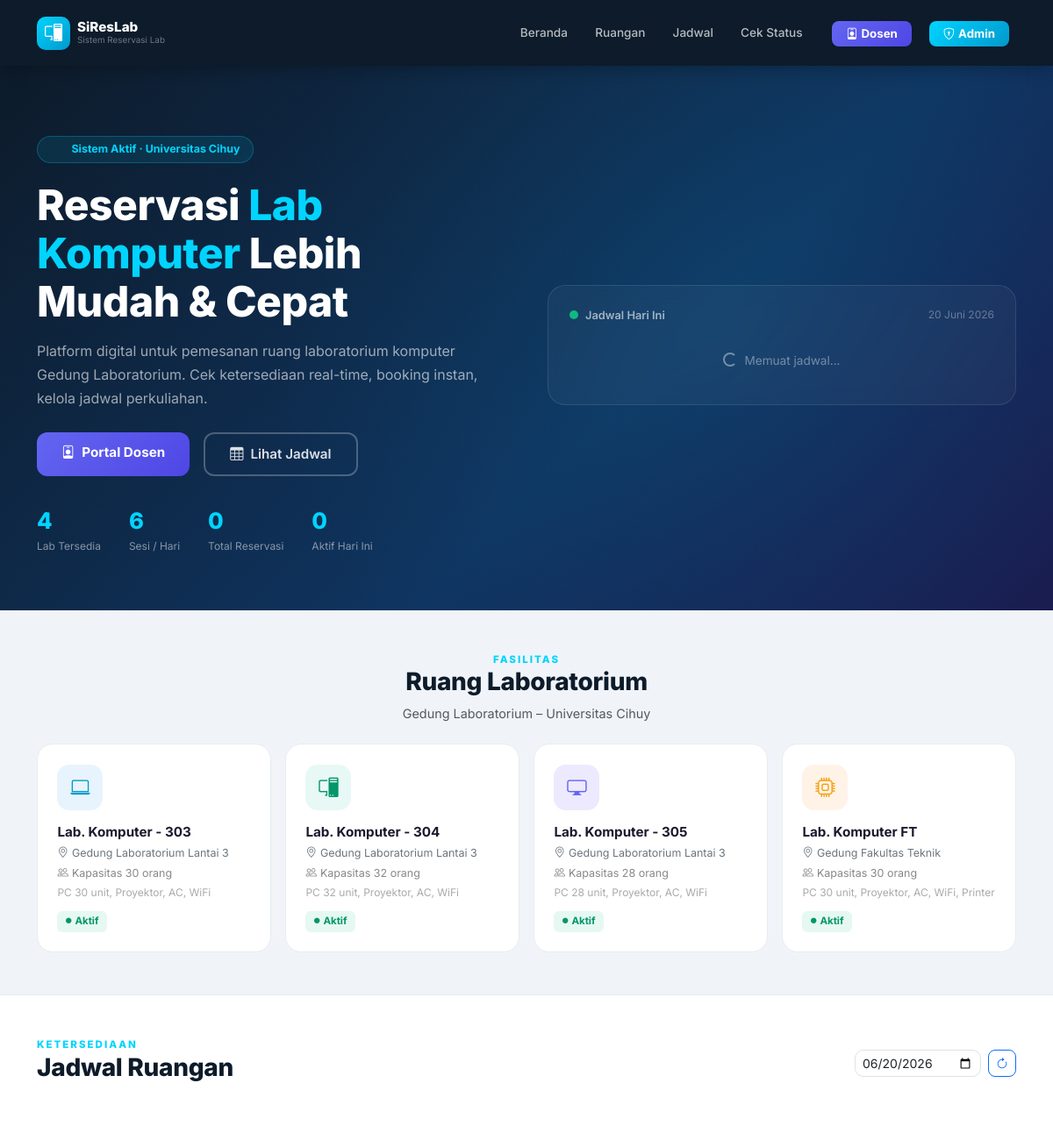
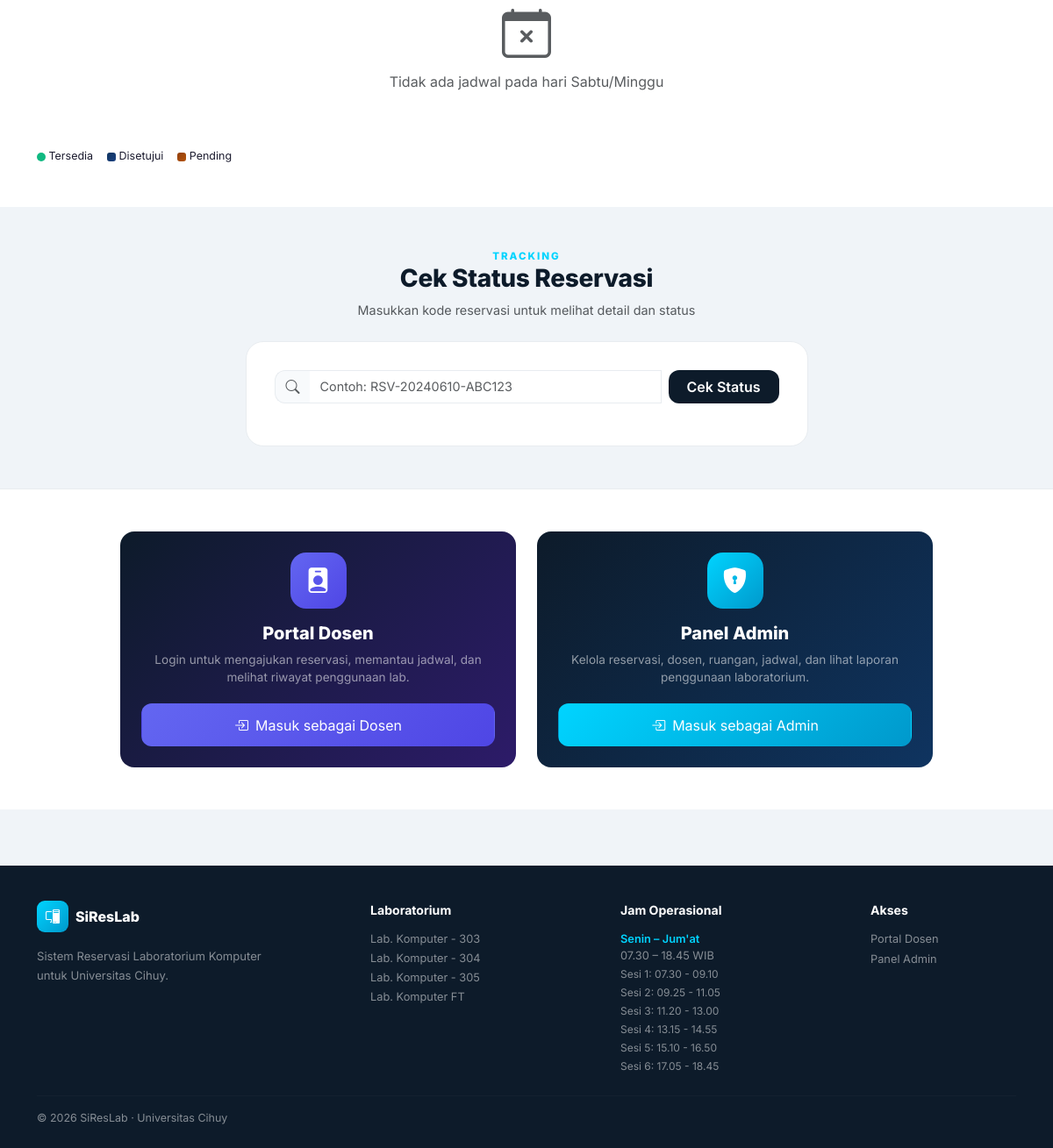
The page / on the database its author committed (2 pictures, top to bottom).
### tables this page shows
CREATE TABLE ruangan (
    id INT AUTO_INCREMENT PRIMARY KEY,
    kode VARCHAR(20) NOT NULL UNIQUE,
    nama VARCHAR(100) NOT NULL,
    kapasitas INT DEFAULT 30,
    lokasi VARCHAR(150),
    fasilitas TEXT,
    status ENUM('aktif','nonaktif','maintenance') DEFAULT 'aktif',
    created_at TIMESTAMP DEFAULT CURRENT_TIMESTAMP
);

CREATE TABLE slot_waktu (
    id INT AUTO_INCREMENT PRIMARY KEY,
    sesi INT NOT NULL,
    jam_mulai TIME NOT NULL,
    jam_selesai TIME NOT NULL,
    label VARCHAR(30) NOT NULL
);

### index.php (the view, shortened to what this page needs)
<?php
$db = getDB();
$total = $db->query("SELECT COUNT(*) FROM reservasi WHERE status='disetujui'")->fetchColumn();
$hariIni = $db->query("SELECT COUNT(*) FROM reservasi WHERE tanggal=CURDATE() AND status='disetujui'")->fetchColumn();
$ruanganList = $db->query("SELECT id,kode,nama,kapasitas,lokasi,fasilitas FROM ruangan WHERE status='aktif' ORDER BY nama")->fetchAll();
$slots = $db->query("SELECT id,sesi,label FROM slot_waktu ORDER BY sesi")->fetchAll();
?>
<!DOCTYPE html>
<html lang="id">
<head>
<link href="https://cdn.jsdelivr.net/npm/bootstrap@5.3.2/dist/css/bootstrap.min.css" rel="stylesheet">
<link href="https://cdn.jsdelivr.net/npm/bootstrap-icons@1.11.3/font/bootstrap-icons.css" rel="stylesheet">
</head>
<body>
<nav class="navbar navbar-main navbar-expand-lg">
  <div class="container">
    <a class="navbar-brand d-flex align-items-center gap-2" href="index.php">
      <div class="brand-logo"><i class="bi bi-pc-display text-white"></i></div>
      <div><div style="color:#fff;font-weight:800;font-size:.95rem;line-height:1;">SiResLab</div>
           <div style="color:rgba(255,255,255,.4);font-size:.62rem;">Sistem Reservasi Lab</div></div>
    </a>
    <div class="collapse navbar-collapse" id="navMain">
      <ul class="navbar-nav ms-auto align-items-center gap-1 mt-2 mt-lg-0">
        <li><a class="nav-link-custom nav-link" href="#beranda">Beranda</a></li>
        <li><a class="nav-link-custom nav-link" href="#ruangan">Ruangan</a></li>
        <li><a class="nav-link-custom nav-link" href="#jadwal">Jadwal</a></li>
        <li><a class="nav-link-custom nav-link" href="#cek">Cek Status</a></li>
        <li class="ms-lg-2"><a class="nav-link" href="dosen/login.php">
          <span style="background:linear-gradient(135deg,#6366f1,#4f46e5);color:#fff;font-weight:700;font-size:.83rem;padding:.4rem 1rem;border-radius:8px;">
            <i class="bi bi-person-badge me-1"></i>Dosen
          </span></a></li>
        <li><a class="nav-link" href="admin/login.php">
          <span style="background:linear-gradient(135deg,var(--accent),#0099cc);color:#fff;font-weight:700;font-size:.83rem;padding:.4rem 1rem;border-radius:8px;">
            <i class="bi bi-shield-lock me-1"></i>Admin
          </span></a></li>
      </ul>
    </div>
  </div>
</nav>
<section class="hero" id="beranda">
  <div class="container position-relative">
    <div class="row align-items-center g-5">
      <div class="col-lg-6">
        <div class="hero-badge"><span class="spinner-grow spinner-grow-sm text-info" role="status"></span>Sistem Aktif · Universitas Cihuy</div>
        <h1>Reservasi <span>Lab Komputer</span> Lebih Mudah & Cepat</h1>
        <p class="hero-desc mt-3">Platform digital untuk pemesanan ruang laboratorium komputer Gedung Laboratorium. Cek ketersediaan real-time, booking instan, kelola jadwal perkuliahan.</p>
        <div class="d-flex gap-3 flex-wrap mt-4">
          <a href="dosen/login.php" class="btn btn-hero-violet"><i class="bi bi-person-badge me-2"></i>Portal Dosen</a>
          <a href="#jadwal" class="btn btn-hero-outline"><i class="bi bi-table me-2"></i>Lihat Jadwal</a>
        </div>
        <div class="hero-stats">
          <div><div class="hstat-num"><?= count($ruanganList) ?></div><div class="hstat-lbl">Lab Tersedia</div></div>
          <div><div class="hstat-num"><?= count($slots) ?></div><div class="hstat-lbl">Sesi / Hari</div></div>
          <div><div class="hstat-num"><?= $total ?></div><div class="hstat-lbl">Total Reservasi</div></div>
          <div><div class="hstat-num"><?= $hariIni ?></div><div class="hstat-lbl">Aktif Hari Ini</div></div>
        </div>
      </div>
      <div class="col-lg-6 d-none d-lg-block">
        <div style="background:rgba(255,255,255,.04);border:1px solid rgba(255,255,255,.1);border-radius:20px;padding:1.5rem;backdrop-filter:blur(10px);">
          <div class="d-flex align-items-center gap-2 mb-3">
            <span style="width:10px;height:10px;border-radius:50%;background:#10b981;display:inline-block;"></span>
            <span style="color:rgba(255,255,255,.6);font-size:.8rem;font-weight:600;">Jadwal Hari Ini</span>
            <span class="ms-auto" style="color:rgba(255,255,255,.35);font-size:.75rem;" id="heroDate"></span>
          </div>
          <div id="heroSchedule"><div class="text-center py-3" style="color:rgba(255,255,255,.4);font-size:.85rem;"><div class="spinner-border spinner-border-sm me-2"></div>Memuat jadwal...</div></div>
        </div>
      </div>
    </div>
  </div>
</section>
<section class="py-5" id="ruangan">
  <div class="container">
    <div class="text-center mb-4">
      <div class="section-eyebrow">Fasilitas</div>
      <h2 class="section-title">Ruang Laboratorium</h2>
      <p class="text-muted mt-2" style="font-size:.9rem;">Gedung Laboratorium – Universitas Cihuy</p>
    </div>
    <div class="row g-3">
      <?php
      $colors=[['#e8f4fd','#0099cc','bi-laptop'],['#e8f8f5','#059669','bi-pc-display'],
               ['#ede9fe','#6366f1','bi-display'],['#fff3e8','#f59e0b','bi-cpu']];
      foreach($ruanganList as $i=>$r):
        $c=$colors[$i%4];
      ?>
      <div class="col-sm-6 col-lg-3">
        <div class="lab-card">
          <div class="lab-icon" style="background:<?=$c[0]?>;color:<?=$c[1]?>;"><i class="bi <?=$c[2]?>"></i></div>
          <div style="font-weight:700;font-size:.95rem;margin-bottom:3px;"><?=htmlspecialchars($r['nama'])?></div>
          <div style="font-size:.78rem;color:#6c757d;"><i class="bi bi-geo-alt me-1"></i><?=htmlspecialchars($r['lokasi']??'')?></div>
          <div style="font-size:.78rem;color:#888;margin-top:4px;"><i class="bi bi-people me-1"></i>Kapasitas <?=$r['kapasitas']?> orang</div>
          <div style="font-size:.75rem;color:#aaa;margin-top:4px;"><?=htmlspecialchars($r['fasilitas']??'')?></div>
          <span style="display:inline-flex;align-items:center;gap:4px;background:rgba(16,185,129,.1);color:#059669;border-radius:6px;padding:.2rem .6rem;font-size:.72rem;font-weight:700;margin-top:.75rem;">
            <i class="bi bi-circle-fill" style="font-size:.4rem;"></i> Aktif
          </span>
        </div>
      </div>
      <?php endforeach; ?>
    </div>
  </div>
</section>
<section class="py-5 bg-white" id="jadwal" style="border-top:1px solid var(--border);">
  <div class="container">
    <div class="d-flex flex-wrap align-items-center justify-content-between gap-3 mb-4">
      <div>
        <div class="section-eyebrow">Ketersediaan</div>
        <h2 class="section-title">Jadwal Ruangan</h2>
      </div>
      <div class="d-flex gap-2 align-items-center">
        <input type="date" id="jadwalTgl" class="form-control form-control-sm" style="border-radius:10px;width:auto;" onchange="loadJadwal()">
        <button class="btn btn-sm btn-outline-primary rounded-3" onclick="loadJadwal()"><i class="bi bi-arrow-clockwise"></i></button>
      </div>
    </div>
    <div class="table-responsive" id="jadwalGrid">
    </div>
    <div class="d-flex gap-3 mt-3 flex-wrap" style="font-size:.78rem;">
      <span><span style="display:inline-block;width:10px;height:10px;border-radius:50%;background:#10b981;vertical-align:middle;"></span> Tersedia</span>
      <span><span style="display:inline-block;width:10px;height:10px;border-radius:3px;background:linear-gradient(135deg,#0f3460,#1a4080);vertical-align:middle;"></span> Disetujui</span>
      <span><span style="display:inline-block;width:10px;height:10px;border-radius:3px;background:linear-gradient(135deg,#92400e,#b45309);vertical-align:middle;"></span> Pending</span>
    </div>
  </div>
</section>
<section class="py-5" id="cek">
  <div class="container">
    <div class="row justify-content-center">
      <div class="col-lg-7">
        <div class="text-center mb-4">
          <div class="section-eyebrow">Tracking</div>
          <h2 class="section-title">Cek Status Reservasi</h2>
          <p class="text-muted mt-2" style="font-size:.9rem;">Masukkan kode reservasi untuk melihat detail dan status</p>
        </div>
        <div class="cek-card">
          <div class="input-group mb-3">
            <span class="input-group-text" style="border-radius:12px 0 0 12px;background:#f8fafc;border:1.5px solid var(--border);border-right:none;"><i class="bi bi-search text-muted"></i></span>
            <input type="text" id="cekInput" class="form-control" placeholder="Contoh: RSV-20240610-ABC123"
                   style="border:1.5px solid var(--border);border-left:none;font-size:.9rem;"
                   onkeydown="if(event.key==='Enter')cekStatus()">
            <button class="btn ms-2 fw-700" onclick="cekStatus()" id="btnCek"
                    style="background:var(--navy);color:#fff;border-radius:12px;padding:0 1.25rem;font-weight:600;white-space:nowrap;">
              Cek Status
            </button>
          </div>
        </div>
      </div>
    </div>
  </div>
</section>
<section class="py-5 bg-white" style="border-top:1px solid var(--border);">
  <div class="container">
    <div class="row g-4 justify-content-center">
      <div class="col-md-5">
        <div class="p-4 rounded-4 text-center" style="background:linear-gradient(135deg,#0d1b2a,#2d1b69);">
          <div style="width:64px;height:64px;background:linear-gradient(135deg,#6366f1,#4f46e5);border-radius:18px;display:flex;align-items:center;justify-content:center;font-size:1.8rem;color:#fff;margin:0 auto 1rem;"><i class="bi bi-person-badge-fill"></i></div>
          <h5 style="color:#fff;font-weight:800;">Portal Dosen</h5>
          <p style="color:rgba(255,255,255,.55);font-size:.85rem;margin-bottom:1.25rem;">Login untuk mengajukan reservasi, memantau jadwal, dan melihat riwayat penggunaan lab.</p>
          <a href="dosen/login.php" class="btn w-100 fw-700" style="background:linear-gradient(135deg,#6366f1,#4f46e5);color:#fff;border-radius:12px;padding:.7rem;">
            <i class="bi bi-box-arrow-in-right me-2"></i>Masuk sebagai Dosen
          </a>
        </div>
      </div>
      <div class="col-md-5">
        <div class="p-4 rounded-4 text-center" style="background:linear-gradient(135deg,#0d1b2a,#0f3460);">
          <div style="width:64px;height:64px;background:linear-gradient(135deg,var(--accent),#0099cc);border-radius:18px;display:flex;align-items:center;justify-content:center;font-size:1.8rem;color:#fff;margin:0 auto 1rem;"><i class="bi bi-shield-lock-fill"></i></div>
          <h5 style="color:#fff;font-weight:800;">Panel Admin</h5>
          <p style="color:rgba(255,255,255,.55);font-size:.85rem;margin-bottom:1.25rem;">Kelola reservasi, dosen, ruangan, jadwal, dan lihat laporan penggunaan laboratorium.</p>
          <a href="admin/login.php" class="btn w-100 fw-700" style="background:linear-gradient(135deg,var(--accent),#0099cc);color:#fff;border-radius:12px;padding:.7rem;">
            <i class="bi bi-box-arrow-in-right me-2"></i>Masuk sebagai Admin
          </a>
        </div>
      </div>
    </div>
  </div>
</section>
<footer class="footer">
  <div class="container">
    <div class="row g-4 mb-4">
      <div class="col-md-4">
        <div class="d-flex align-items-center gap-2 mb-3">
          <div style="width:36px;height:36px;background:linear-gradient(135deg,var(--accent),#0099cc);border-radius:9px;display:flex;align-items:center;justify-content:center;"><i class="bi bi-pc-display text-white"></i></div>
          <span style="color:#fff;font-weight:800;">SiResLab</span>
        </div>
        <p style="font-size:.82rem;line-height:1.7;max-width:280px;">Sistem Reservasi Laboratorium Komputer untuk Universitas Cihuy.</p>
      </div>
      <div class="col-md-3">
        <div style="color:#fff;font-weight:700;margin-bottom:.8rem;font-size:.88rem;">Laboratorium</div>
        <?php foreach($ruanganList as $r): ?>
        <div style="font-size:.8rem;margin-bottom:3px;"><?=htmlspecialchars($r['nama'])?></div>
        <?php endforeach; ?>
      </div>
      <div class="col-md-3">
        <div style="color:#fff;font-weight:700;margin-bottom:.8rem;font-size:.88rem;">Jam Operasional</div>
        <div style="font-size:.8rem;color:var(--accent);font-weight:600;">Senin – Jum'at</div>
        <div style="font-size:.8rem;">07.30 – 18.45 WIB</div>
        <?php foreach($slots as $s): ?>
        <div style="font-size:.75rem;margin-top:3px;">Sesi <?=$s['sesi']?>: <?=$s['label']?></div>
        <?php endforeach; ?>
      </div>
      <div class="col-md-2">
        <div style="color:#fff;font-weight:700;margin-bottom:.8rem;font-size:.88rem;">Akses</div>
        <a href="dosen/login.php" style="font-size:.8rem;color:rgba(255,255,255,.5);display:block;margin-bottom:4px;">Portal Dosen</a>
        <a href="admin/login.php" style="font-size:.8rem;color:rgba(255,255,255,.5);display:block;">Panel Admin</a>
      </div>
    </div>
    <hr style="border-color:rgba(255,255,255,.1);">
    <div class="d-flex flex-wrap justify-content-between align-items-center gap-2">
      <span style="font-size:.78rem;">&copy; <?=date('Y')?> SiResLab · Universitas Cihuy</span>
    </div>
  </div>
</footer>
<div class="position-fixed top-0 end-0 p-3" style="z-index:9999" id="toastWrap"></div>
</body>
</html>

### index.php (style rules this page uses)
:root { --navy:#0d1b2a;--navy2:#1b2838;--accent:#00d4ff;--violet:#6366f1;--green:#10b981;--border:#e8ecf0; }
* { font-family:'Inter',sans-serif;box-sizing:border-box; }
body { background:#f0f4f8;color:#1a1a2e; }
a { text-decoration:none; }
.navbar-main { background:var(--navy);padding:.85rem 0;position:sticky;top:0;z-index:1000;box-shadow:0 2px 20px rgba(0,0,0,.3); }
.brand-logo { width:38px;height:38px;background:linear-gradient(135deg,var(--accent),#0099cc);border-radius:10px;display:flex;align-items:center;justify-content:center; }
.nav-link-custom { color:rgba(255,255,255,.7)!important;font-weight:500;font-size:.85rem;padding:.4rem .85rem!important;border-radius:8px;transition:all .2s; }
.hero { background:linear-gradient(135deg,var(--navy) 0%,#0f3460 60%,#1a1a4e 100%);padding:5rem 0 4rem;position:relative;overflow:hidden; }
.hero::before { content:'';position:absolute;inset:0;background:radial-gradient(circle at 70% 50%,rgba(0,212,255,.07) 0%,transparent 60%); }
.hero-badge { display:inline-flex;align-items:center;gap:8px;background:rgba(0,212,255,.1);border:1px solid rgba(0,212,255,.25);color:var(--accent);border-radius:50px;padding:.3rem .9rem;font-size:.78rem;font-weight:700;margin-bottom:1.25rem; }
.hero h1 { font-size:clamp(2rem,5vw,3rem);font-weight:800;color:#fff;line-height:1.15;letter-spacing:-.5px; }
.hero h1 span { color:var(--accent); }
.hero-desc { color:rgba(255,255,255,.6);font-size:1rem;line-height:1.7;max-width:520px; }
.btn-hero-outline { border:2px solid rgba(255,255,255,.25);color:rgba(255,255,255,.85);background:transparent;border-radius:12px;padding:.75rem 1.75rem;font-weight:600;font-size:.95rem;transition:all .3s; }
.btn-hero-violet { background:linear-gradient(135deg,var(--violet),#4f46e5);color:#fff;border:none;border-radius:12px;padding:.75rem 1.75rem;font-weight:700;font-size:.95rem;transition:all .3s; }
.hero-stats { display:flex;gap:2rem;margin-top:2rem; }
.hstat-num { font-size:1.6rem;font-weight:800;color:var(--accent); }
.hstat-lbl { font-size:.75rem;color:rgba(255,255,255,.5); }
.section-eyebrow { font-size:.72rem;font-weight:800;letter-spacing:2px;text-transform:uppercase;color:var(--accent); }
.section-title { font-size:1.75rem;font-weight:800;color:var(--navy);letter-spacing:-.3px; }
.lab-card { background:#fff;border-radius:18px;border:1px solid var(--border);padding:1.4rem;transition:all .3s;cursor:pointer;height:100%; }
.lab-icon { width:52px;height:52px;border-radius:14px;display:flex;align-items:center;justify-content:center;font-size:1.4rem;margin-bottom:.9rem; }
.cek-card { background:#fff;border-radius:20px;border:1px solid var(--border);padding:2rem; }
.footer { background:var(--navy);color:rgba(255,255,255,.5);padding:2.5rem 0 1.5rem;margin-top:4rem; }

### rows shown on the page
ruangan: nama "Lab. Komputer - 303", lokasi "Gedung Laboratorium Lantai 3", kapasitas "30", fasilitas "PC 30 unit, Proyektor, AC, WiFi"
ruangan: nama "Lab. Komputer - 304", lokasi "Gedung Laboratorium Lantai 3", kapasitas "32", fasilitas "PC 32 unit, Proyektor, AC, WiFi"
ruangan: nama "Lab. Komputer - 305", lokasi "Gedung Laboratorium Lantai 3", kapasitas "28", fasilitas "PC 28 unit, Proyektor, AC, WiFi"
ruangan: nama "Lab. Komputer FT", lokasi "Gedung Fakultas Teknik", kapasitas "30", fasilitas "PC 30 unit, Proyektor, AC, WiFi, Printer"
slot_waktu: sesi "1", label "07.30 - 09.10"
slot_waktu: sesi "2", label "09.25 - 11.05"
slot_waktu: sesi "3", label "11.20 - 13.00"
slot_waktu: sesi "4", label "13.15 - 14.55"
slot_waktu: sesi "5", label "15.10 - 16.50"
slot_waktu: sesi "6", label "17.05 - 18.45"

### other values the page prints
count($ruanganList) "4"
count($slots) "6"
$total "0"
$hariIni "0"
